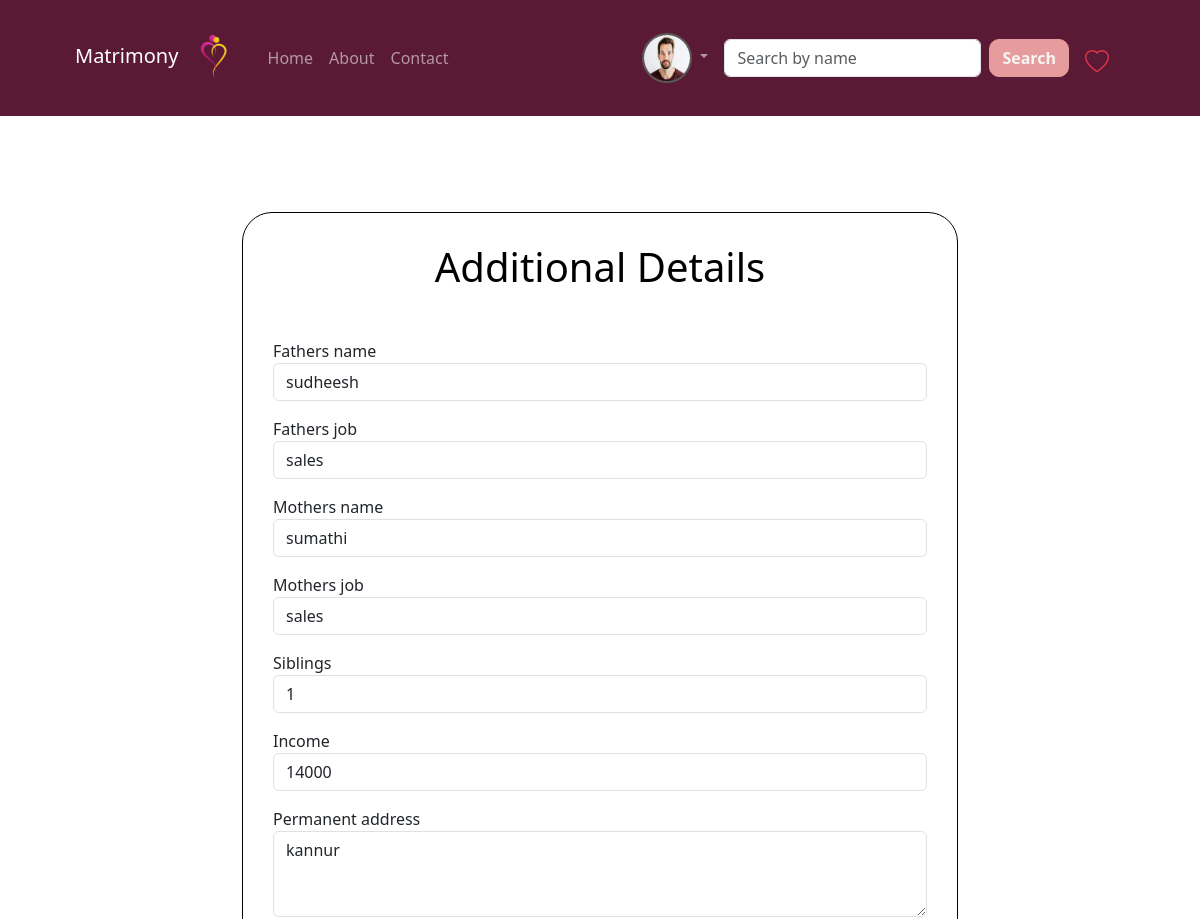
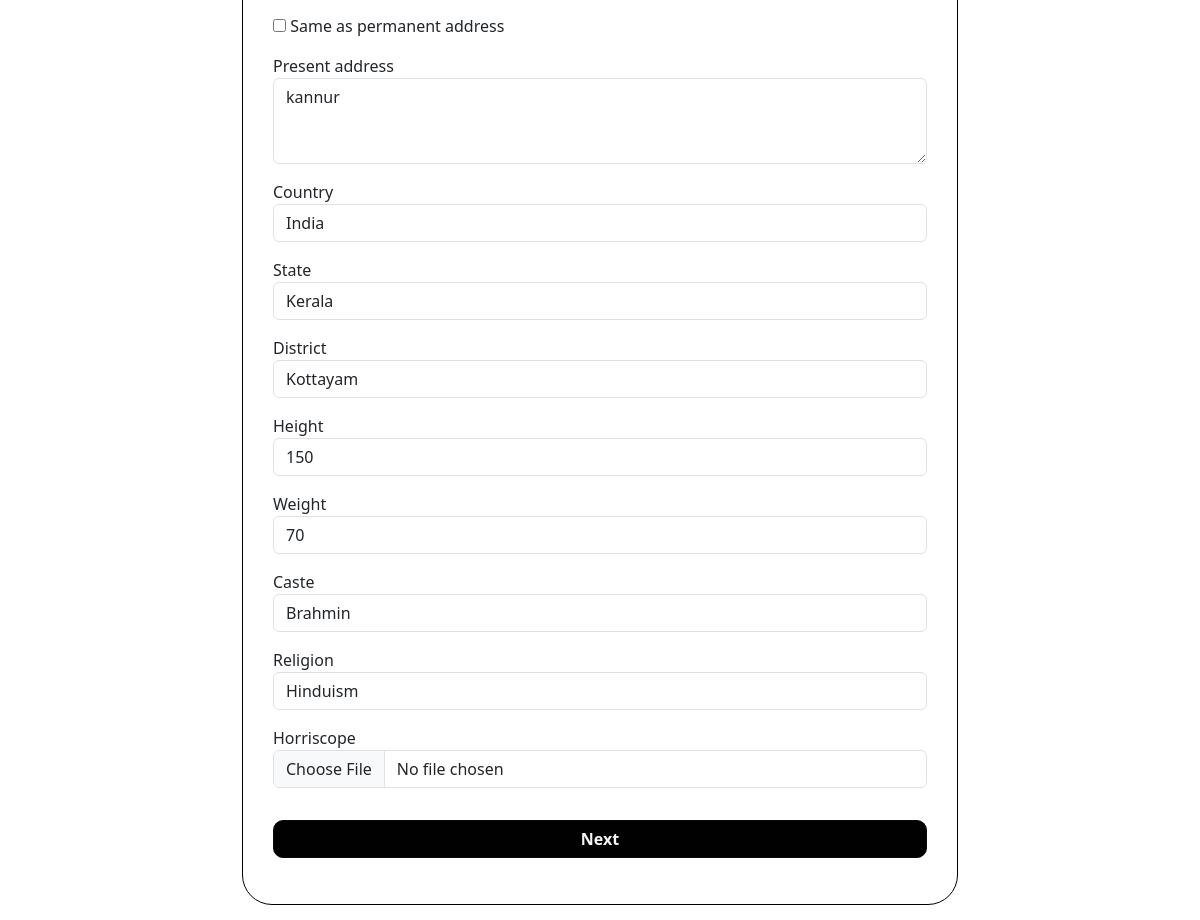
The app's page /user/personaldetails/ (signed in) with its own data (2 pictures, top to bottom).
### account/models.py (models this page shows, shortened)
class User(AbstractUser):
    GENDER_CHOICES = (
        ('MALE', 'Male'),
        ('FEMALE', 'Female'),
        ('OTHERS', 'Other'),
    )
    EXPERTISE_CHOICES = (
        ('BEGINNER', 'Beginner'),
        ('IINTERMEDIATE', 'Intermediate'),
        ('EXPERT', 'Expert'),
    )
    INTERESTS_CHOICES = (
        ('READING', 'Reading'),
        ('WRITING', 'Writing'),
        ('MUSIC', 'Music'),
        ('OTHERS', 'Others'),
    )
    HOBBIES_CHOICES = (
        ('DANCE', 'Dance'),
        ('TRAVEL', 'Travel'),
        ('FOOTBALL', 'Football'),
        ('CRICKET', 'Cricket'),
        ('OTHER', 'Other_activities'),
    )
    profile_photo = models.ImageField(
        upload_to='profile_photos/',
        blank=True,
        verbose_name='Profile photo'
    )
    date_of_birth = models.DateField(
        null=True,
        blank=False,
        verbose_name='Date of birth'
    )
    gender = models.CharField(
        max_length=10,
        choices=GENDER_CHOICES,
        blank=False,
        verbose_name='Gender',
        default='MALE'
    )
    phone_number = models.CharField(
        max_length=15,
        unique=True,
        blank=True,
        null=True,
        verbose_name='Phone number'
    )
    age = models.PositiveIntegerField(null=True, blank=True)
    hobbies = models.TextField(max_length=255, blank=False)
    interests = models.TextField(max_length=255, blank=False)
    smoking_status = models.CharField(max_length=20,default='Non-smoker', choices=[('Non-smoker', 'Non-smoker'),('Smoker', 'Smoker'),('Occasional', 'Occasional'),])
    drinking_status = models.CharField(max_length=20,default='Non-drinker', choices=[('Non-drinker', 'Non-drinker'),('Drinker', 'Drinker'),('Occasional', 'Occasional'),])
    qualification = models.CharField(max_length=255, blank=False
                                     ,choices=[('SSLC', 'SSLC'), ('PLUSTWO', 'PLUSTWO'), ('BACHELOR', 'BACHELOR'), ('MASTERS', 'MASTERS'), ('PHD', 'PHD')]
)
    company_name = models.CharField(max_length=255, blank=True)
    designation = models.CharField(max_length=255, blank=True)
    location = models.CharField(max_length=255, blank=True)
    job_title = models.CharField(max_length=255, blank=True)
    expertise = models.CharField(
        max_length=100,
        choices=EXPERTISE_CHOICES,
        blank=True,
        verbose_name='Expertise',
        default=''
    )

### user/models.py (models this page shows, shortened)
class PersonalDetails(models.Model):
    user=models.OneToOneField(User,on_delete=models.CASCADE,related_name='personaldetails')
    fathers_name = models.CharField(max_length=255, blank=False,default='Unknown')
    fathers_job = models.CharField(max_length=255, blank=False,default='sales')
    mothers_name = models.CharField(max_length=255, blank=False,default='Unknown')
    mothers_job = models.CharField(max_length=255, blank=False,default='sales')
    siblings = models.PositiveIntegerField(default=0)
    income = models.PositiveIntegerField( blank=False,default=0)
    height = models.PositiveIntegerField( blank=False,default=0)
    weight = models.PositiveIntegerField(blank=False,default=0)
    caste = models.CharField(max_length=255, blank=False)
    religion = models.CharField(max_length=255, blank=False)
    horriscope = models.FileField(upload_to='horoscopes/')
    permanent_address=models.TextField(default='Unknown')
    present_address=models.TextField(default='Unknown')
    country=models.CharField(
        max_length=10,
        blank=False,
        verbose_name='country',
        default='NONE',
        choices=[('INDIA','India')]
    )
    state=models.CharField(
        max_length=100,
        blank=False,
        verbose_name='state',
        default='NONE',
        choices=[('KERALA','Kerala'),('TAMILNADU','Tamilnadu')]
    )
    district=models.CharField(
        max_length=100,
        blank=False,
        verbose_name='district',
        default='NONE',
        choices=[('WAYANAD','Wayanad'),('THRISSUR','Thrissur'),('THIRUVANANTHAPURAM','Thiruvananthapuram'),('PATHANAMTHITTA','Pathanamthitta')
                 ,('PALAKKAD','Palakkad'),('MALAPPURAM','Malappuram'),('KOTTAYAM','Kottayam'),('KOLLAM','Kollam')
                 ,('KOZHIKODE','Kozhikode'),('KASARKODE','Kasarkode'),('IDUKKI','Idukki'),('ERNAKULAM','Ernakulam'),('ALAPPUZHA','Alappuzha')]
    )
    caste = models.CharField( max_length=100,choices=[ ('Brahmin', 'Brahmin'), ('Kshatriya', 'Kshatriya'), ('Vaishya', 'Vaishya'),
    ('Shudra', 'Shudra'), ('Dalit', 'Dalit'), ('Koli', 'Koli'), ('Gujar', 'Gujar'),
    ('Lodhi', 'Lodhi'), (' Yadav', 'Yadav'), ('Jat', 'Jat') ,('Others','Others')]
    )
    religion = models.CharField(max_length=100,choices=[ ('Christianity', 'Christianity'), ('Islam', 'Islam'), ('Hinduism', 'Hinduism'),
    ('Buddhism', 'Buddhism'), ('Sikhism', 'Sikhism'), ('Judaism', 'Judaism'), ('Baha’i', 'Baha’i'), ('Jainism', 'Jainism'),
    ('Shintoism', 'Shintoism'), ('Cao Dai', 'Cao Dai'),('Others','Others')])

### user/views.py (the view, shortened to what this page needs)
# urls.py: path('personaldetails/', PersonalDetailsView.as_view(), name='personaldetails'),
class PersonalDetailsView(LoginRequiredMixin, UpdateView):
    model = PersonalDetails
    form_class = PersonalDetailForm
    template_name = 'personaldet.html'
    success_url = reverse_lazy('user:partner_preference')  # Ensure this URL exists in your URLconf
    def get_object(self, queryset=None):
        obj, created = PersonalDetails.objects.get_or_create(user=self.request.user)
        return obj

### user/templates/personaldet.html (shortened to what this page needs)
{% extends 'usernav/shared/navbar.html' %}
{% block content %}
<div class="container mt-5 pt-5">
    <div class="row justify-content-center">
        <div class="col-lg-8 col-md-10 col-sm-12" style="background-color: rgb(255, 255, 255); border-radius: 30px; padding: 30px; border: 1px solid black;">
            <h1 class="text-center mb-5" style="color:black;">Additional Details</h1>
            <form method="post" enctype="multipart/form-data">
                <div class="row">
                    <div class="col-md-12">
                        <div class="form-group">
                            {% include 'components/form_field.html' with field=form.fathers_name %}
                        </div>
                        <div class="form-group">
                            {% include 'components/form_field.html' with field=form.fathers_job %}
                        </div>
                        <div class="form-group">
                            {% include 'components/form_field.html' with field=form.mothers_name %}
                        </div>
                        <div class="form-group">
                            {% include 'components/form_field.html' with field=form.mothers_job %}
                        </div>
                        <div class="form-group">
                            {% include 'components/form_field.html' with field=form.siblings %}
                        </div>
                        <div class="form-group">
                            {% include 'components/form_field.html' with field=form.income %}
                        </div>
                        <div class="form-group">
                            {% include 'components/form_field.html' with field=form.permanent_address %}
                        </div>
                        <div class="form-group">
                            <label>
                                <input type="checkbox" id="same_as_permanent"> Same as permanent address
                            </label>
                        </div>
                        <div class="form-group">
                            {% include 'components/form_field.html' with field=form.present_address %}
                        </div>
                        <div class="form-group">
                            {% include 'components/form_field.html' with field=form.country %}
                        </div>
                        <div class="form-group">
                            {% include 'components/form_field.html' with field=form.state %}
                        </div>
                        <div class="form-group">
                            {% include 'components/form_field.html' with field=form.district %}
                        </div>
                        <div class="form-group">
                            {% include 'components/form_field.html' with field=form.height %}
                        </div>
                        <div class="form-group">
                            {% include 'components/form_field.html' with field=form.weight %}
                        </div>
                        <div class="form-group">
                            {% include 'components/form_field.html' with field=form.caste %}
                        </div>
                        <div class="form-group">
                            {% include 'components/form_field.html' with field=form.religion %}
                        </div>
                        <div class="form-group">
                            {% include 'components/form_field.html' with field=form.horriscope %}
                        </div>
                    </div>
                </div>
                <div class="d-grid">
                    <button type="submit" class="btn btn-secondary my-3" style="color: rgb(246, 245, 245); background-color: rgb(1, 1, 1); border-color: rgb(10, 10, 10);">Next</button>
                </div>
            </form>
        </div>
    </div>
</div>
{% endblock content %}

### user/templates/usernav/shared/navbar.html (shortened to what this page needs)
{% load static %}
<!doctype html>
<html lang="en">
<head>
    <link href="https://cdn.jsdelivr.net/npm/bootstrap@5.3.2/dist/css/bootstrap.min.css" rel="stylesheet"
 />
    <link rel="stylesheet" href="https://cdn.jsdelivr.net/npm/bootstrap-icons@1.10.5/font/bootstrap-icons.css">
</head>
<body>
    <header>
            <nav class="navbar navbar-expand-sm navbar-dark " style="background-color: rgb(90, 26, 53);">
                <div class="container">
                    <a class="navbar-brand" href="#">Matrimony
                        <img src="{% static 'images/logo.png' %}" alt="" width="60" height="60">
                    </a>
                    <div class="collapse navbar-collapse" id="collapsibleNavId">
                        <ul class="navbar-nav me-auto mt-2 mt-lg-0">
                            <li class="nav-item mnav">
                                <a class="nav-link" href="{% url 'user:matrimonyhome' %}">Home</a>
                            </li>
                            <li class="nav-item mnav">
                                <a class="nav-link" href="{% url 'user:about' %}">About</a>
                            </li>
                            <li class="nav-item mnav">
                                <a class="nav-link" href="#">Contact</a>
                            </li>
                        </ul>
                        {% if user.is_authenticated %}
                        <ul class="navbar-nav ms-auto mt-2 mt-lg-0 me-2" >
                            <li class="nav-item dropdown">
                                <a class="nav-link dropdown-toggle" href="#" role="button" data-bs-toggle="dropdown" aria-expanded="false">
                                    <img src="{{user.profile_photo.url }}" alt="Profile Photo" width="50" height="50" style="border-radius: 25px;border: 2px solid rgb(90, 89, 86);" class="">
                                </a>
                              </li>
                        </ul>
                        {% endif %}
                        <form class="d-flex my-2 my-lg-0" method="get" action="{% url 'user:partner_search' %}">
                            <input class="form-control me-sm-2" type="text" name="name" placeholder="Search by name" />
                            <button class="btn my-2 my-sm-0" style="color: rgb(246, 245, 245); background-color: rgb(230, 156, 156); border-color: rgb(230, 156, 156);" type="submit">
                                Search
                            </button>
                        </form>
                        {% if user.is_authenticated %}
                        <li class="nav-item mt-2 fs-4 mx-3  " style="list-style: none;">
                            <a href="{% url 'user:favorites' %}">
                                <i class="bi bi-heart text-danger" ></i>
                            </a>
                        </li>
                        {% endif %}
                    </div>
                </div>
            </nav>
    </header>
    <main>
        {% block content %}
        {% endblock content %}
    </main>
</body>
</html>

### templates/components/form_field.html (shortened to what this page needs)
<div class="form-group">
    <label for="">{{ field.label }}</label>
    {{ field }}
</div>

### user/templates/personaldet.html (style rules this page uses)
.container { max-width: 90%; padding: 15px; }
.form-group { margin-bottom: 1rem; }
.btn { border-radius: 10px; font-weight: bold; }

### records on screen
User: profile_photo (picture)
PersonalDetails: fathers_name "sudheesh", fathers_job "sales", mothers_name "sumathi", mothers_job "sales", siblings "1", income "14000", permanent_address "kannur", present_address "kannur", country "India", state "Kerala", district "Kottayam", height "150", weight "70", caste "Brahmin", religion "Hinduism"

### other values on screen
{{ field.label }} "Fathers name Fathers job Mothers name Mothers job Siblings Income Permanent address Present address Country State District Height Weight Caste Religion Horriscope"
